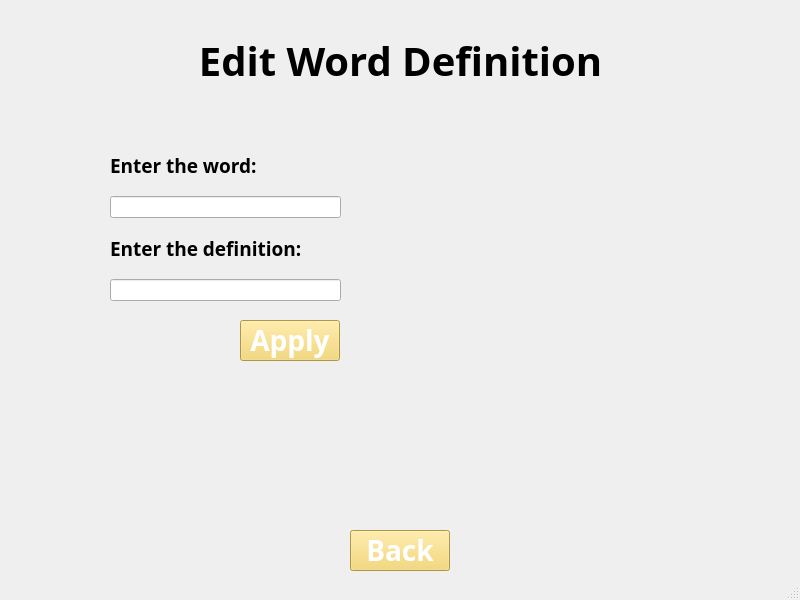
<?xml version="1.0" encoding="UTF-8"?>
<ui version="4.0">
 <class>editWord</class>
 <widget class="QMainWindow" name="editWord">
  <property name="geometry">
   <rect>
    <x>0</x>
    <y>0</y>
    <width>800</width>
    <height>600</height>
   </rect>
  </property>
  <property name="windowTitle">
   <string>Edit Word</string>
  </property>
  <widget class="QWidget" name="centralwidget">
   <widget class="QLabel" name="label">
    <property name="geometry">
     <rect>
      <x>0</x>
      <y>40</y>
      <width>801</width>
      <height>41</height>
     </rect>
    </property>
    <property name="font">
     <font>
      <family>VNI-Disney</family>
      <pointsize>30</pointsize>
      <bold>true</bold>
     </font>
    </property>
    <property name="text">
     <string>Edit Word Definition</string>
    </property>
    <property name="alignment">
     <set>Qt::AlignCenter</set>
    </property>
    <property name="wordWrap">
     <bool>false</bool>
    </property>
   </widget>
   <widget class="QPushButton" name="backButton">
    <property name="geometry">
     <rect>
      <x>350</x>
      <y>530</y>
      <width>100</width>
      <height>41</height>
     </rect>
    </property>
    <property name="font">
     <font>
      <family>VNI-Disney</family>
      <pointsize>21</pointsize>
      <bold>true</bold>
     </font>
    </property>
    <property name="styleSheet">
     <string notr="true">background-color: #f4d35e; color: white;</string>
    </property>
    <property name="text">
     <string>Back</string>
    </property>
   </widget>
   <widget class="QLabel" name="label_3">
    <property name="geometry">
     <rect>
      <x>400</x>
      <y>130</y>
      <width>311</width>
      <height>341</height>
     </rect>
    </property>
    <property name="text">
     <string/>
    </property>
    <property name="pixmap">
     <pixmap resource="resources.qrc">:/resources/dictionary-removebg-preview.png</pixmap>
    </property>
   </widget>
   <widget class="QWidget" name="layoutWidget">
    <property name="geometry">
     <rect>
      <x>110</x>
      <y>140</y>
      <width>231</width>
      <height>161</height>
     </rect>
    </property>
    <layout class="QVBoxLayout" name="verticalLayout">
     <item>
      <widget class="QLabel" name="label_2">
       <property name="font">
        <font>
         <family>VNI-Disney</family>
         <pointsize>14</pointsize>
         <bold>true</bold>
        </font>
       </property>
       <property name="text">
        <string>Enter the word:</string>
       </property>
       <property name="alignment">
        <set>Qt::AlignLeading|Qt::AlignLeft|Qt::AlignVCenter</set>
       </property>
       <property name="wordWrap">
        <bool>false</bool>
       </property>
      </widget>
     </item>
     <item>
      <widget class="QLineEdit" name="wordEdit"/>
     </item>
     <item>
      <widget class="QLabel" name="label_4">
       <property name="font">
        <font>
         <family>VNI-Disney</family>
         <pointsize>14</pointsize>
         <bold>true</bold>
        </font>
       </property>
       <property name="text">
        <string>Enter the definition:</string>
       </property>
       <property name="alignment">
        <set>Qt::AlignLeading|Qt::AlignLeft|Qt::AlignVCenter</set>
       </property>
       <property name="wordWrap">
        <bool>false</bool>
       </property>
      </widget>
     </item>
     <item>
      <widget class="QLineEdit" name="definitionEdit"/>
     </item>
    </layout>
   </widget>
   <widget class="QPushButton" name="backButton_2">
    <property name="geometry">
     <rect>
      <x>240</x>
      <y>320</y>
      <width>100</width>
      <height>41</height>
     </rect>
    </property>
    <property name="font">
     <font>
      <family>VNI-Disney</family>
      <pointsize>21</pointsize>
      <bold>true</bold>
     </font>
    </property>
    <property name="styleSheet">
     <string notr="true">background-color: #f4d35e; color: white;</string>
    </property>
    <property name="text">
     <string>Apply</string>
    </property>
   </widget>
   <widget class="QLabel" name="resultLabel">
    <property name="geometry">
     <rect>
      <x>70</x>
      <y>370</y>
      <width>321</width>
      <height>49</height>
     </rect>
    </property>
    <property name="font">
     <font>
      <family>VNI-Disney</family>
      <pointsize>14</pointsize>
      <bold>true</bold>
     </font>
    </property>
    <property name="text">
     <string/>
    </property>
    <property name="alignment">
     <set>Qt::AlignCenter</set>
    </property>
    <property name="wordWrap">
     <bool>false</bool>
    </property>
   </widget>
  </widget>
  <widget class="QMenuBar" name="menubar">
   <property name="geometry">
    <rect>
     <x>0</x>
     <y>0</y>
     <width>800</width>
     <height>22</height>
    </rect>
   </property>
  </widget>
  <widget class="QStatusBar" name="statusbar"/>
 </widget>
 <resources>
  <include location="resources.qrc"/>
 </resources>
 <connections/>
</ui>
